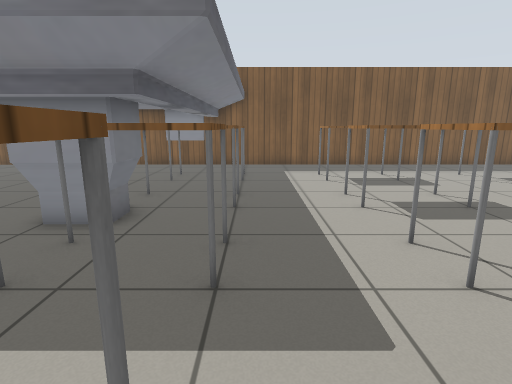
view 1 (above)

20 first-person views from a walk through a Gazebo world. The camera is 1 m above the floor, tilts 12° down and sees 80° across. The floor is counted in squares, 0.5 m on a side. Each view is taken from the middle of a square. On the plan, view 1 faces up. The plan holds only what a view shows up to about 17 squares ahead; the rest is blank. The place goes on beyond the plan. Gazebo's built-in surfaces are drawn with simple patterns. Some stock models are drawn as simple stand-ins. Some surface patterns are stand-ins.

view 2
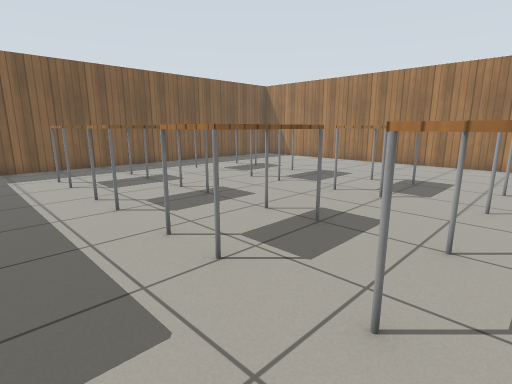

view 3
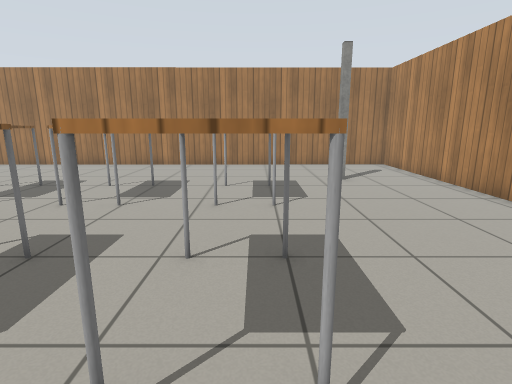

view 4
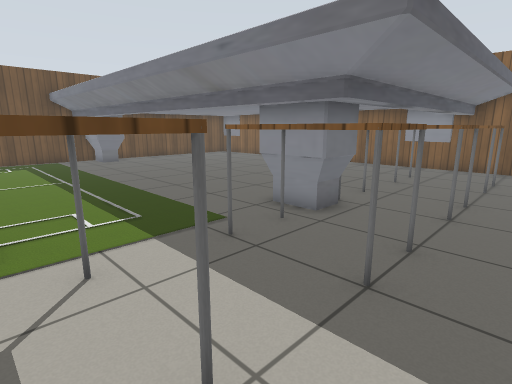

view 5
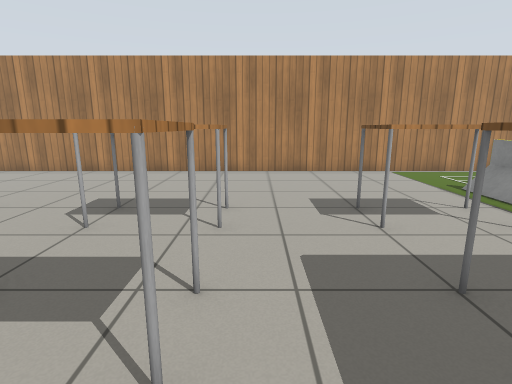

view 6
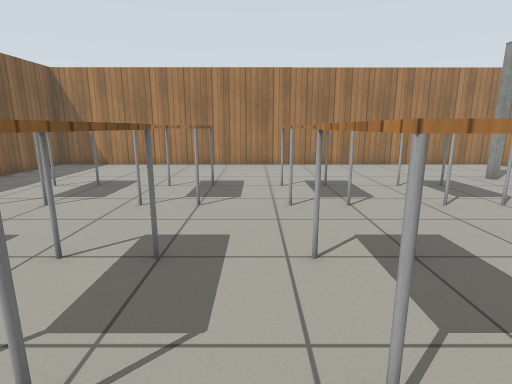

view 7
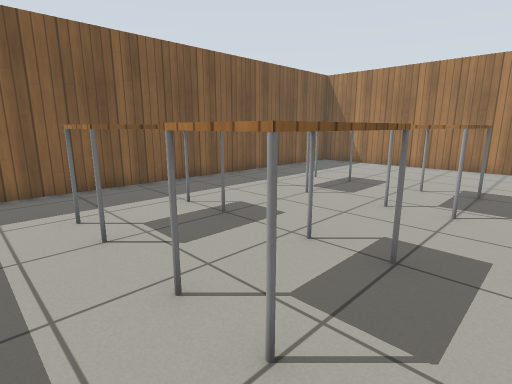

view 8
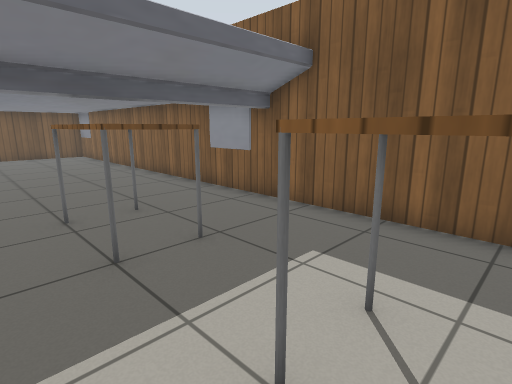

view 9
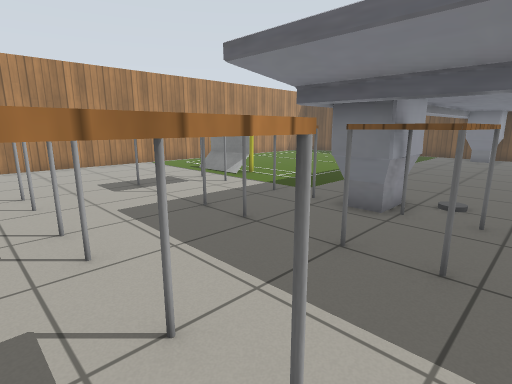

view 10
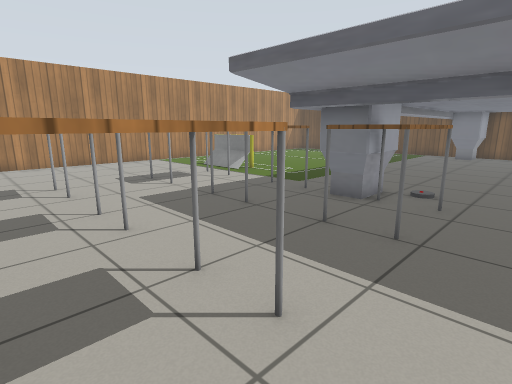

view 11
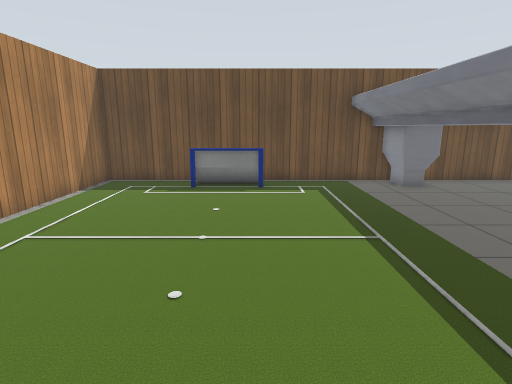

view 12
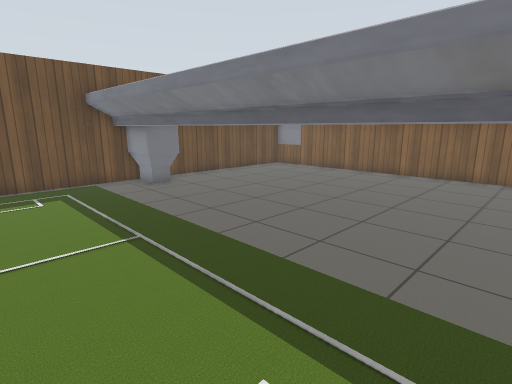

view 13
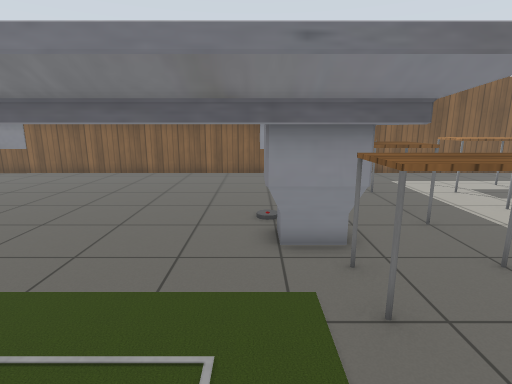

view 14
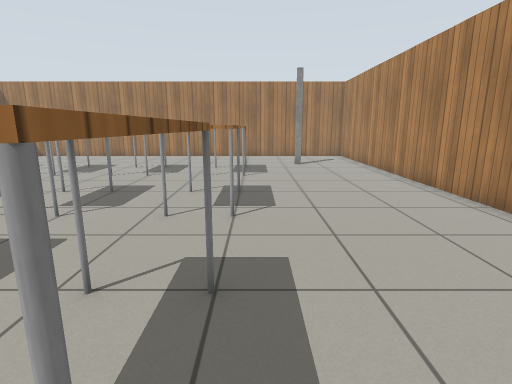

view 15
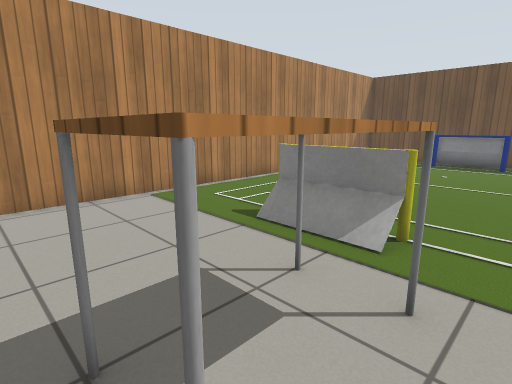

view 16
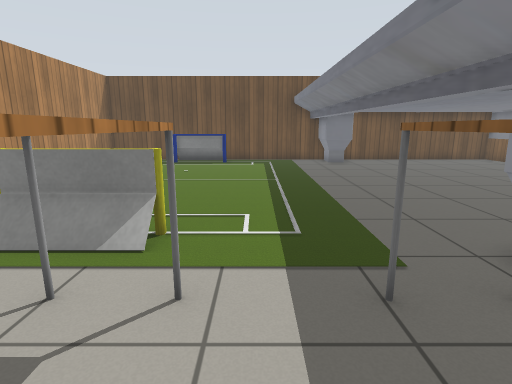

view 17
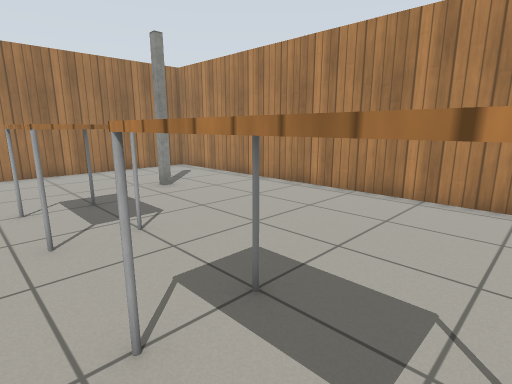

view 18
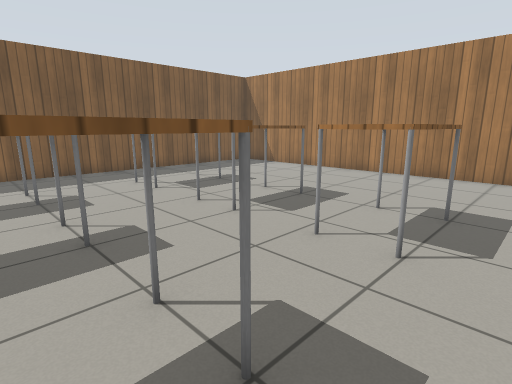

view 19
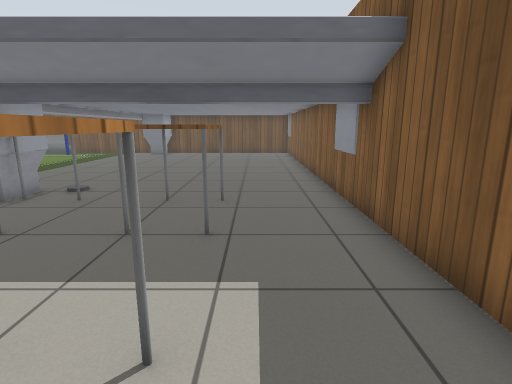

view 20
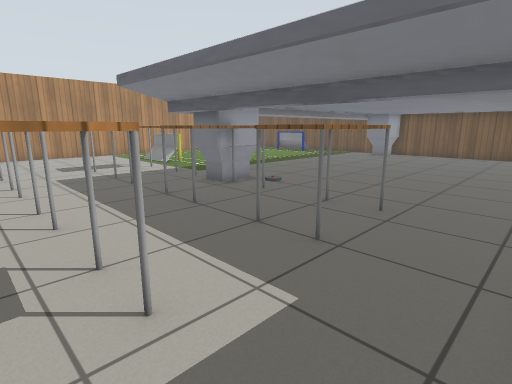

### Floor plan
Points are (right, up) in squares from view 1. A wall is a line through its corners. A room is listed if a view was taken in it or the views show most of it. See-through windows are left out.
Room 1 (views 1, 2, 3, 4, 5, 6, 7, 8, 9, 10, 11, 12, 13, 14, 15, 16, 17, 18, 19, 20)
walls: (12.6, -3.2) (13.1, -3.2); (-19.3, 3.5) (-19.3, -7) (17.7, -7) (17.6, 16.6) (-0.5, 16.5)
low walls: (-3.3, 16.5) (-4.5, 16.5); (-17.4, 16.5) (-18.5, 16.5)
objects: marble table (-20, 4) to (-1, 17); cup (-18, -2) to (-18, -1); cup (-5, -2) to (-5, -1); table (-3, 0) to (-1, 1); table (-3, 4) to (-1, 5); table (-1, 8) to (-1, 9); table (-1, 12) to (-1, 13); table (3, 0) to (5, 1); table (3, 4) to (5, 5); table (3, 8) to (5, 9); table (3, 12) to (5, 13); table (9, 0) to (11, 1); table (9, 4) to (11, 5); table (9, 8) to (11, 9); table (9, 12) to (9, 13); table (11, 12) to (11, 13)

Positions as (right, up) in squares from view 1, and headings:
1: (0, 0), facing up
2: (0, 0), facing up-right
3: (1, 0), facing right
4: (1, 0), facing up-left
5: (2, 7), facing down
6: (1, 6), facing right
7: (1, 6), facing up-right
8: (4, 10), facing up-left
9: (4, 10), facing down-left
10: (5, 11), facing down-left
11: (-5, 0), facing left
12: (-5, 0), facing up-left
13: (-5, 0), facing up
14: (-4, -1), facing right
15: (0, 2), facing down-left
16: (0, 2), facing left
17: (3, 2), facing down-right
18: (4, 2), facing up-right
19: (5, 14), facing left
20: (4, 16), facing down-left
